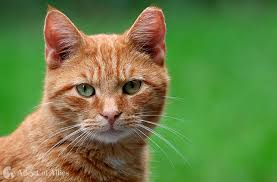
#> input picture opencv/photos/cat.jpeg, 277 x 182 px
$ python chanels.py
#> lines starting #> are read from the running program, lines starting #| are printed output that depends on the picture
import cv2 as cv
import numpy as np
img = cv.imread('photos/cat.jpeg')
#> img is the input picture: shape (182, 277, 3); mean B, G, R 69.2, 129.5, 105.6
cv.imshow('Cat', img)
b, g, r = cv.split(img)
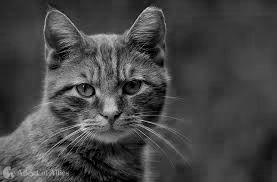
#> b: shape (182, 277); min 0, max 238, mean 69.2
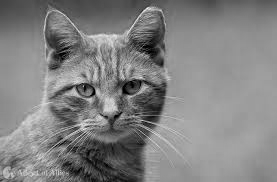
#> g: shape (182, 277); min 0, max 246, mean 129.5
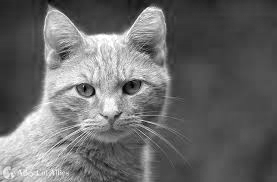
#> r: shape (182, 277); min 0, max 255, mean 105.6
cv.imshow('Blue', b)
# the places which are lighter have more conc. of blue, whereas where its dark has less conc.
cv.imshow('Green', g)
cv.imshow('Red', r)

merge = cv.merge([b, g ,r])
cv.imshow('merge', merge)

print(img.shape)
#| (182, 277, 3)
print(b.shape)
#| (182, 277)
cv.waitKey(0)
